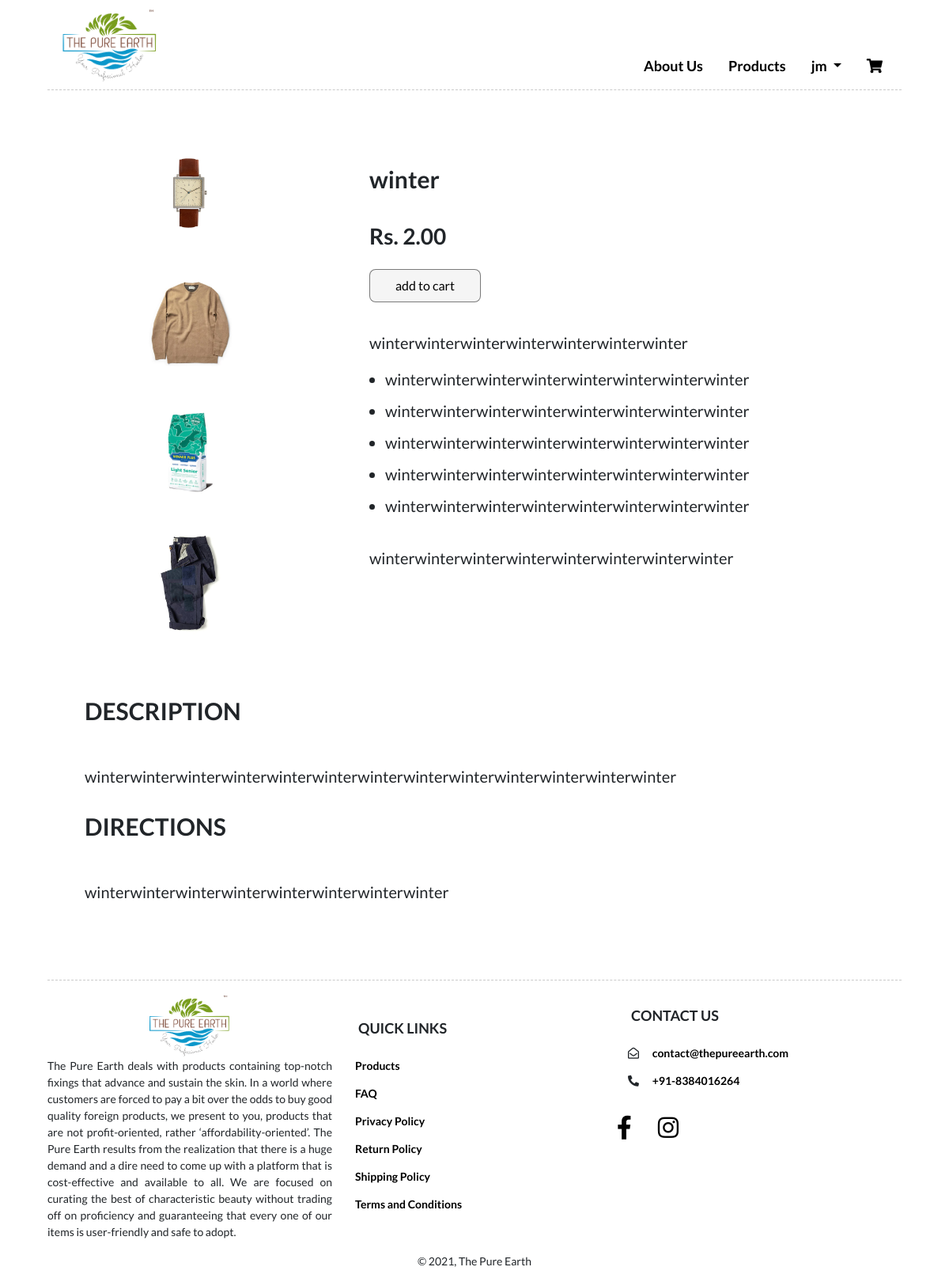
The page /product/winter (signed in) on the database its author committed.
### pure/models.py (models this page shows, shortened)
class Image(models.Model):
    name = models.CharField(max_length=255, default='Product Image')
    image = models.ImageField(
        upload_to='product_images', blank=True, null=True)

class Product(models.Model):
    name = models.CharField(max_length=100, null=True, blank=True)
    price = models.DecimalField(max_digits=10, decimal_places=2)
    b_description = models.CharField(max_length=500, null=True, blank=True)
    main_desc = models.CharField(max_length=500, null=True, blank=True)
    description = models.CharField(max_length=500, null=True, blank=True)
    description1 = models.TextField(null=True, blank=True)
    benefits1 = models.CharField(max_length=500, null=True, blank=True)
    benefits2 = models.CharField(max_length=500, null=True, blank=True)
    benefits3 = models.CharField(max_length=500, null=True, blank=True)
    benefits4 = models.CharField(max_length=500, null=True, blank=True)
    benefits5 = models.CharField(max_length=500, null=True, blank=True)
    directions = models.CharField(max_length=500, null=True, blank=True)
    images = models.ManyToManyField(Image)
    is_active = models.BooleanField(default=True)
    slug = models.SlugField(max_length=200, unique=True)
    created_at = models.DateTimeField(auto_now_add=True)
    updated_at = models.DateTimeField(auto_now=True)
    class Meta:
        ordering = ('name',)
        index_together = (('id', 'slug'),)

### pure/views.py (the view)
# urls.py: path('product/<slug:slug>', views.product_detail,
def product_detail(request, slug):
    product = get_object_or_404(Product, slug=slug, is_active=True)
    cart_product_form = CartAddProductForm()
    return render(request,
                  'screens/ProductDetail.html',
                  {'product': product,
                   'cart_product_form': cart_product_form})

### cart/forms.py
class CartAddProductForm(forms.Form):
    quantity = forms.TypedChoiceField(
        choices=PRODUCT_QUANTITY_CHOICES, coerce=int)
    update = forms.BooleanField(
        required=False, initial=False, widget=forms.HiddenInput)

### cart/context_processors.py (called while the page is built)
def cart(request):
    return {'cart':Cart(request)}

### templates/screens/ProductDetail.html (shortened to what this page needs)
{% extends 'index.html' %}
{% load static %}
{% block content %}
<div class="product-detail">
    <div class="row">
        <div class="col-sm-12 col-md-auto col-lg-4">
            <div class="detailimg">
                {% for image in product.images.all %}
        <img src="{{ image.image.url }}">
    {% endfor %}
            </div>
        </div>
        <div class="col-sm-12 col-md-auto col-lg-8">
            <div class="detailtxt">
                <h1>{{product.name}}</h1>
                <h3>Rs. {{ product.price }}</h3>
                <form action="{% url 'cart:cart_add' product.id %}" method="post">
                    <input type="submit" value="Add to cart" class="addbtn">
                </form>
                <p>
                    {{ product.main_desc}}
                </p>
                <ul>
                    {% if product.benefits1 %}
                    <li>
                        {{ product.benefits1 }}
                    </li>
                    {% else %}
                    <span></span>
                    {% endif %}
                        {% if product.benefits2 %}
                    <li>
                        {{ product.benefits2 }}
                    </li>
                    {% else %}
                    <span></span>
                    {% endif %}
                    {% if product.benefits3 %}
                    <li>
                        {{ product.benefits3 }}
                    </li>
                    {% else %}
                    <span></span>
                    {% endif %}
                    {% if product.benefits4 %}
                    <li>
                        {{ product.benefits4 }}
                    </li>
                    {% else %}
                    <span></span>
                    {% endif %}
                    {% if product.benefits5 %}
                    <li>
                        {{ product.benefits5 }}
                    </li>
                    {% else %}
                    <span></span>
                    {% endif %}
                </ul>
                {% if product.description %}
                <p>
                    {{ product.description}}
                </p>
                {% else %}
                <span></span>
                {% endif %}
            </div>
        </div>
        <div class="col-sm-12 col-md-auto col-lg-12">
            <div class="detailtxt1">
                <h2>Description</h2>
                <p>
                    {{ product.description1}}
                </p>
                <h2>Directions</h2>
                <p>
                    {{ product.directions}}
                </p>
            </div>
        </div>
    </div>
</div>
</div>
{% endblock %}

### templates/components/navbar.html (shortened to what this page needs)
{% load static %}
{% block content %}
<nav class="navbar navbar-expand-lg topnav">
    <a class="headlogo" href="/">
        <img src="{% static '/images/logowtm.png' %}" alt="The Pure Earth" class="logo">
    </a>
    <div class="collapse navbar-collapse menu" id="navbarNavDropdown">
        <ul class="navbar-nav menulist ml-auto">
            <li class="nav-item active">
                <a class="nav-link" href="/aboutus">
                    About Us
                </a>
            </li>
            <li class="nav-item">
                <a class="nav-link" href="/products">
                    Products
                </a>
            </li>
            {% if user.is_authenticated %}
            <li class="nav-item dropdown">
                <a
                    class="nav-link dropdown-toggle"
                    href="#"
                    id="navbarDropdown"
                    role="button"
                    data-toggle="dropdown"
                    aria-haspopup="true"
                    aria-expanded="false"
                >
                    {{user.first_name}}
                </a>
            </li>
            {% endif %}
            <li class="nav-item">
                <a href="/cart" class="nav-link">
                    <i class="fas fa-shopping-cart"></i>
                </a>
            </li>
        </ul>
    </div>
</nav>
{% endblock %}

### static/css/style.css (style rules this page uses)
* { margin: 0%; padding: 0%; box-sizing: border-box; font-family: "Lato", sans-serif; }
body { margin: 0%; padding: 0%; }
a { color: black; text-decoration: none; font-weight: bold; }
h1 { font-size: 24px; }
h2 { font-size: 18px; }
p { font-size: 14px; }
input { text-transform: lowercase; }
.row { width: 100%; margin: auto; }

### static/css/navbar.css (style rules this page uses)
.navbar { border-bottom: 0.1em dashed rgba(129, 129, 129, 0.418); }
.headlogo { width: 5%; }
.logo { width: 100%; }
.menu ul li { width: fit-content; margin-left: 1em; height: fit-content; }
.menu ul li a { margin-top: 1.5em; text-align: center; font-size: 18px; }
@media (min-width: 1200px) and (max-width: 1599.98px) { .navbar { border-bottom: 0.1em dashed rgba(129, 129, 129, 0.418); } }
@media (min-width: 1200px) and (max-width: 1599.98px) { .headlogo { width: 15%; } }
@media (min-width: 1200px) and (max-width: 1599.98px) { .logo { width: 80%; } }
@media (min-width: 1200px) and (max-width: 1599.98px) { .menu ul li { width: fit-content; margin-left: 1em; height: fit-content; } }
@media (min-width: 1200px) and (max-width: 1599.98px) { .menu ul li a { margin-top: 3em; text-align: center; font-size: 18px; } }

### static/css/product.css (style rules this page uses)
.products .prodtxt h2, .product-detail .detailtxt1 h2 { font-size: 30px; text-transform: uppercase; font-weight: bold; }
.product-detail { padding: 2em 0; }
.product-detail .detailimg img { width: 40%; margin: 1em 30%; }
.product-detail .detailtxt, .product-detail .detailtxt1 { padding: 1em 2em; }
.product-detail .detailtxt1 { margin: 1em 0; }
.product-detail .detailtxt1 h2 { margin: 1em 0; }
.product-detail .detailtxt h1 { padding: 1em 0; font-size: 30px; font-weight: bold; }
.product-detail .detailtxt h3 { font-weight: bold; }
.addbtn { background-color: whitesmoke; padding: 0.5em 2em; border-radius: 0.5em; cursor: pointer; border: 0.1em solid rgba(0, 0, 0, 0.5); margin: 1em 0; }
.product-detail p { padding: 1em 0 0 0; font-size: 20px; text-align: justify; }
.product-detail ul li { font-size: 20px; margin: 0.5em 1em; }

### rows shown on the page
Image: image (picture)
Image: image (picture)
Image: image (picture)
Image: image (picture)
Product: name "winter", price "2.00", main_desc "winterwinterwinterwinterwinterwinterwinter", benefits1 "winterwinterwinterwinterwinterwinterwinterwinter", benefits2 "winterwinterwinterwinterwinterwinterwinterwinter", benefits3 "winterwinterwinterwinterwinterwinterwinterwinter", benefits4 "winterwinterwinterwinterwinterwinterwinterwinter", benefits5 "winterwinterwinterwinterwinterwinterwinterwinter", description "winterwinterwinterwinterwinterwinterwinterwinter", description1 "winterwinterwinterwinterwinterwinterwinterwinterwinterwinterwinterwinterwinter", directions "winterwinterwinterwinterwinterwinterwinterwinter"

### other values the page prints
{{ user.first_name }} "jm"
